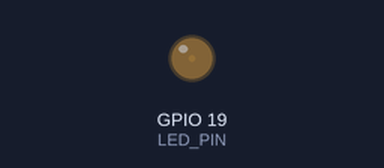
Bench run of a program on a simulated ESP32. On the bench: output pins drawn as LEDs (lit = HIGH).

Above: at 0.05 s.
At 1.15 s:
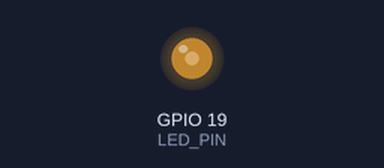
At 2.3 s:
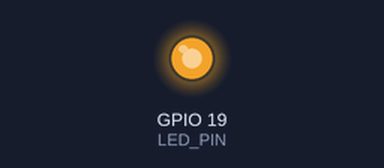
At 4.6 s:
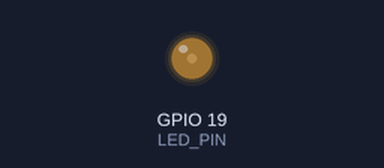
Timing chart, 0 to 6.6 s (numbered marks = the images above):
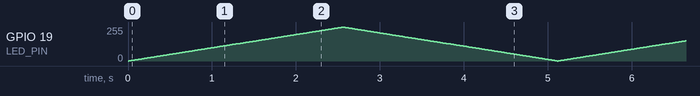

The program:

main.cpp
```cpp
#include <Arduino.h>

// Konfiguration
const int LED_PIN = 19;                // lysdiode via 220 Ω til GND
const uint32_t PWM_FREKVENS = 5000;    // Hz: så hurtigt, at øjet ikke ser blink
const uint8_t PWM_OPLOESNING = 8;      // bit: duty fra 0 til 255
const int MAKS_DUTY = 255;             // højeste duty, vi fader op til
const unsigned long TRIN_MS = 10;      // tid mellem hvert trin i fadet

int duty = 0;
int retning = 1;                       // +1 = op, -1 = ned
unsigned long sidsteTrin = 0;

// Ét trin op eller ned; vender ved enderne
void fadeEtTrin() {
  duty += retning;
  if (duty >= MAKS_DUTY || duty <= 0) {
    retning = -retning;
  }
  ledcWrite(LED_PIN, duty);
}

void setup() {
  Serial.begin(115200);

  // ledcAttach vælger selv en ledig LEDC-kanal til benet
  if (!ledcAttach(LED_PIN, PWM_FREKVENS, PWM_OPLOESNING)) {
    Serial.println("Fejl: PWM kunne ikke sættes op på benet");
  }
}

void loop() {
  unsigned long nu = millis();

  if (nu - sidsteTrin >= TRIN_MS) {
    sidsteTrin = nu;
    fadeEtTrin();
  }
}
```
